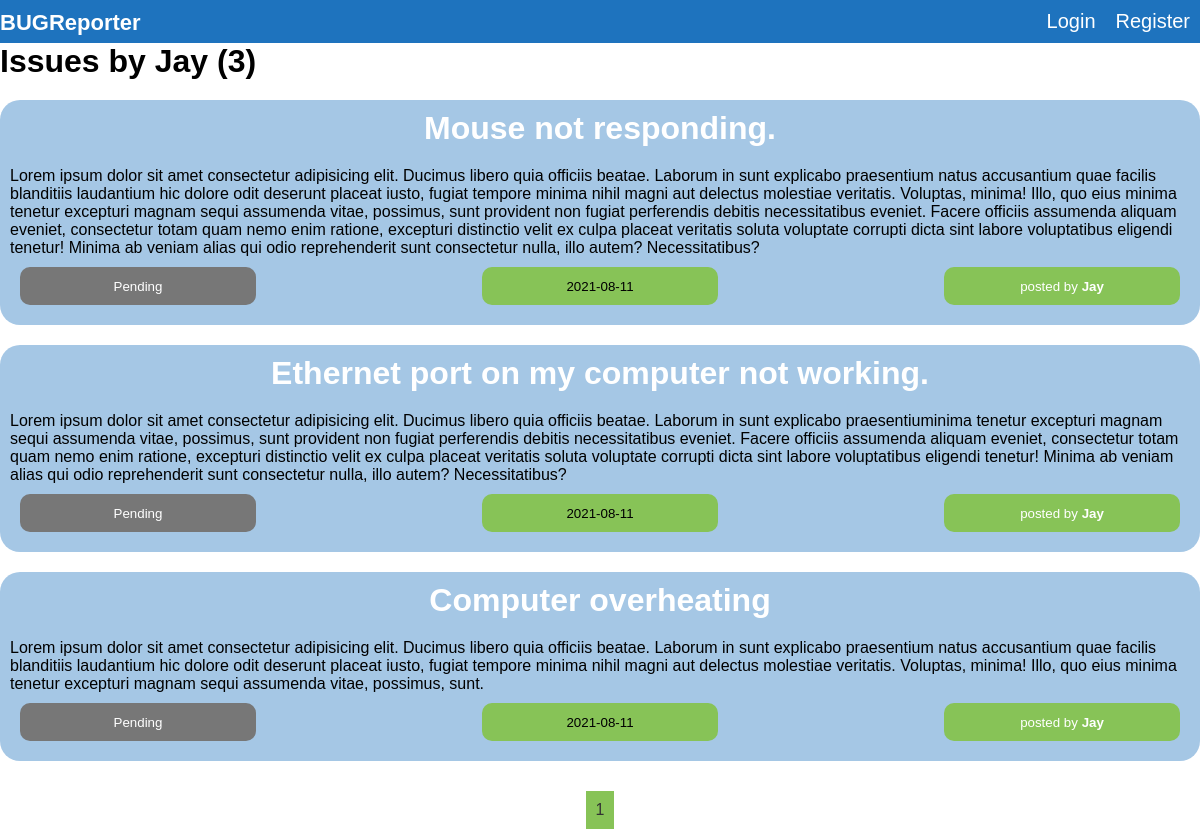
The app's page /user/Jay with its own data.
### issues_blog/models.py (models this page shows, shortened)
class User(db.Model, UserMixin):
    __tablename__ = 'users'
    id = db.Column(db.Integer, primary_key = True)
    firstname = db.Column(db.String(20), unique = True, nullable = False)
    email = db.Column(db.String(120), unique = True, nullable = False)
    password = db.Column(db.String(60), nullable = False)
    issues = db.relationship('Issue', backref = 'author', lazy = True)

class Issue(db.Model):
    __tablename__ = 'issues'
    id = db.Column(db.Integer, primary_key = True)
    title = db.Column(db.String(60), nullable = False)
    content = db.Column(db.Text, nullable = False)
    status = db.Column(db.String(20), nullable = False, default = 'Pending')
    date_created = db.Column(db.DateTime, nullable = False, default = datetime.utcnow)
    user_id = db.Column(db.Integer, db.ForeignKey('users.id'), nullable = False)

### issues_blog/routes.py (the view)
@app.route('/user/<firstname>')
def user_issues(firstname):
    page = request.args.get('page', 1, type = int)
    user = User.query.filter_by(firstname = firstname).first_or_404()
    issues = Issue.query.filter_by(author = user)\
            .order_by(Issue.date_created.desc())\
            .paginate(page = page, per_page = 5)
    return render_template('user_issues.html', issues = issues, user = user)

### issues_blog/templates/user_issues.html
{% extends 'base.html' %}
{% block body %}
    <div class="container">
        <h1>Issues by {{ user.firstname }} ({{ issues.total }})</h1>
        {% for issue in issues.items %}
        <div class="issue-box">
            <h1>
                <a href="{{ url_for('issue', issue_id = issue.id) }}">{{ issue.title }}</a>
            </h1>
            <p>{{ issue.content }}</p>
            <div class="details">
                <div class="info {{ issue.status|lower }}">
                    <p>
                        <small class = "details">{{ issue.status }}</small>
                    </p>
                </div>
                <div class="info">
                    <p>
                        <small class = "details">{{ issue.date_created.strftime('%Y-%m-%d') }}</small>
                    </p>
                </div>
                <div class="info">
                    <p>
                        <a href="{{ url_for('user_issues', firstname = issue.author.firstname) }}">
                            <small class = "details">
                                posted by <strong>{{ issue.author.firstname }}</strong>
                            </small>
                        </a>
                    </p>
                </div>
            </div>
        </div>
        {% endfor %}
        <div class="links">
            {% for page_num in issues.iter_pages(left_edge=1, right_edge=1, left_current=1, right_current=2) %}
                {% if page_num %}
                    {% if issues.page == page_num %}
                        <a href="{{ url_for('user_issues', firstname = user.firstname, page = page_num) }}" class="page_num link_active">
                            {{ page_num }}
                        </a>
                    {% else %}
                        <a href="{{ url_for('user_issues', firstname = user.firstname, page = page_num) }}" class="page_num">{{ page_num }}</a>
                    {% endif %}
                {% else %}
                    ...
                {% endif %}
            {% endfor %}
        </div>
    </div>
{% endblock %}

### issues_blog/static/css/main.css (style rules this page uses)
* { margin: 0; padding: 0; box-sizing: border-box; }
body { font-family: Arial, Helvetica, sans-serif; }
.container { max-width: 1200px; overflow: auto; margin: auto; }
a { text-decoration: none; color: #fff; }
a.page_num { display: inline-block; color: #333; padding: 10px; margin: 10px; }
a.link_active { background-color: #87c357; }
div.links { width: 80%; margin: auto; text-align: center; }
div.issue-box div.details { display: flex; justify-content: space-between; }
.issue-box { padding: 10px; margin: 20px 0; background-color: rgba(30, 115, 190, .4); border-radius: 20px; overflow: auto; }
.issue-box h1 { text-align: center; margin-bottom: 20px; color: #333; }
div.info { width: 20%; padding: 10px; margin: 10px 10px; border-radius: 10px; text-align: center; background-color: #87c357 }
.issue-box div.info.pending { background-color: #777; color: #fff; }

### records on screen
User: firstname "Jay"
Issue: title "Mouse not responding.", content "Lorem ipsum dolor sit amet consectetur adipisicing elit. Ducimus libero quia officiis beatae. Laborum in sunt explicabo praesentium natus accusantium quae facilis blanditiis laudantium hic dolore odit deserunt placeat iusto, fugiat tempore minima nihil magni aut delectus molestiae veritatis. Voluptas, minima! Illo, quo eius minima tenetur excepturi magnam sequi assumenda vitae, possimus, sunt provident non fugiat perferendis debitis necessitatibus eveniet. Facere officiis assumenda aliquam eveniet, consectetur totam quam nemo enim ratione, excepturi distinctio velit ex culpa placeat veritatis soluta voluptate corrupti dicta sint labore voluptatibus eligendi tenetur! Minima ab veniam alias…", status "Pending", date_created "2021-08-11", author.firstname "Jay"
Issue: title "Ethernet port on my computer not working.", content "Lorem ipsum dolor sit amet consectetur adipisicing elit. Ducimus libero quia officiis beatae. Laborum in sunt explicabo praesentiuminima tenetur excepturi magnam sequi assumenda vitae, possimus, sunt provident non fugiat perferendis debitis necessitatibus eveniet. Facere officiis assumenda aliquam eveniet, consectetur totam quam nemo enim ratione, excepturi distinctio velit ex culpa placeat veritatis soluta voluptate corrupti dicta sint labore voluptatibus eligendi tenetur! Minima ab veniam alias qui odio reprehenderit sunt consectetur nulla, illo autem? Necessitatibus?", status "Pending", date_created "2021-08-11", author.firstname "Jay"
Issue: title "Computer overheating", content "Lorem ipsum dolor sit amet consectetur adipisicing elit. Ducimus libero quia officiis beatae. Laborum in sunt explicabo praesentium natus accusantium quae facilis blanditiis laudantium hic dolore odit deserunt placeat iusto, fugiat tempore minima nihil magni aut delectus molestiae veritatis. Voluptas, minima! Illo, quo eius minima tenetur excepturi magnam sequi assumenda vitae, possimus, sunt.", status "Pending", date_created "2021-08-11", author.firstname "Jay"

### other values on screen
{{ issues.total }} "3"
{{ page_num }} "1"
